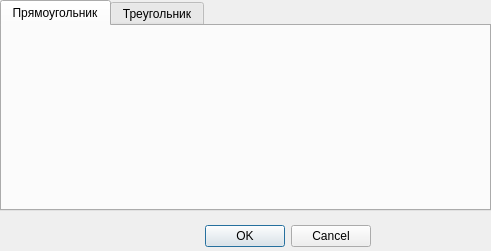
<?xml version="1.0" encoding="UTF-8"?>
<ui version="4.0">
 <class>Dialog</class>
 <widget class="QDialog" name="Dialog">
  <property name="geometry">
   <rect>
    <x>0</x>
    <y>0</y>
    <width>491</width>
    <height>251</height>
   </rect>
  </property>
  <property name="windowTitle">
   <string>Создание фигуры</string>
  </property>
  <widget class="QDialogButtonBox" name="buttonBox">
   <property name="geometry">
    <rect>
     <x>160</x>
     <y>220</y>
     <width>211</width>
     <height>32</height>
    </rect>
   </property>
   <property name="orientation">
    <enum>Qt::Horizontal</enum>
   </property>
   <property name="standardButtons">
    <set>QDialogButtonBox::Cancel|QDialogButtonBox::Ok</set>
   </property>
  </widget>
  <widget class="QTabWidget" name="tabWidget">
   <property name="geometry">
    <rect>
     <x>0</x>
     <y>0</y>
     <width>491</width>
     <height>211</height>
    </rect>
   </property>
   <property name="currentIndex">
    <number>0</number>
   </property>
   <widget class="QWidget" name="tab_rectangle">
    <attribute name="title">
     <string>Прямоугольник</string>
    </attribute>
   </widget>
   <widget class="QWidget" name="tab_2">
    <attribute name="title">
     <string>Треугольник</string>
    </attribute>
   </widget>
  </widget>
 </widget>
 <resources/>
 <connections>
  <connection>
   <sender>buttonBox</sender>
   <signal>accepted()</signal>
   <receiver>Dialog</receiver>
   <slot>accept()</slot>
   <hints>
    <hint type="sourcelabel">
     <x>248</x>
     <y>254</y>
    </hint>
    <hint type="destinationlabel">
     <x>157</x>
     <y>274</y>
    </hint>
   </hints>
  </connection>
  <connection>
   <sender>buttonBox</sender>
   <signal>rejected()</signal>
   <receiver>Dialog</receiver>
   <slot>reject()</slot>
   <hints>
    <hint type="sourcelabel">
     <x>316</x>
     <y>260</y>
    </hint>
    <hint type="destinationlabel">
     <x>286</x>
     <y>274</y>
    </hint>
   </hints>
  </connection>
 </connections>
</ui>
